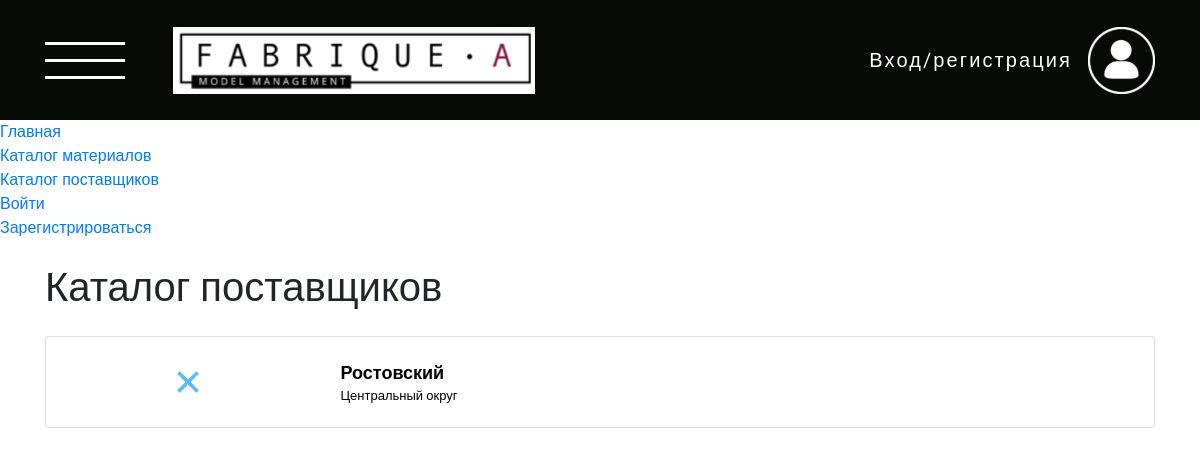
The page /cloth/supplier/ on the database as committed earlier.
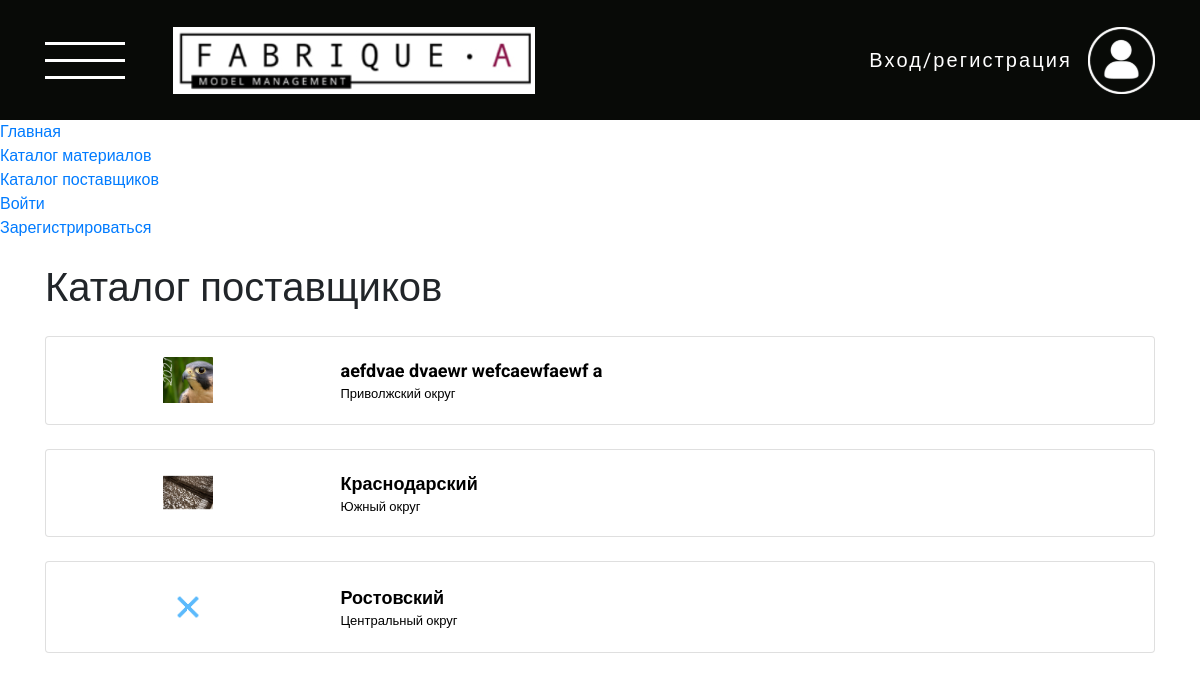
The same page on the database as committed later.
### cloth/models.py (models this page shows, shortened)
class Supplier(models.Model):
    DISTRICT = [
    ('cenral', 'Центральный'),
    ('northwest', 'Северо-западный'),
    ('ural', 'Уральский'),
    ('south', 'Южный'),
    ('privolzhsky', 'Приволжский'),
    ('fareastern', 'Дальневосточный'),
    ('siberian', 'Сибирский'),
]
    name = models.CharField(max_length=254, verbose_name=_("Название"))
    description = models.CharField(max_length=254, verbose_name=_("Описание"), null=True, blank=True)
    date_of_foundation = models.CharField(max_length=254, verbose_name=_("Дата основания"), null=True, blank=True)
    logo = models.ImageField(null=True, blank=True, verbose_name=_("Логотип"))
    district = models.CharField(_("Округ"), max_length=25, choices = DISTRICT)
    types_of_fabrics = models.CharField(_("Виды тканей"), max_length=254, null=True, blank=True)
    address = models.CharField(max_length=254, null=True, blank=True, verbose_name=_("Адрес"))
    phone = models.CharField(max_length=254, null=True, blank=True, verbose_name=_("Номер телефона"))
    email = models.EmailField(_("E-mail"), max_length=254, null=True, blank=True)
    link_to_the_catalog = models.URLField(_("Ссылка на каталог"), max_length=200, null=True, blank=True)
    link_to_the_site = models.URLField(_("Ссылка на сайт"), max_length=200, null=True, blank=True)
    class Meta:
        verbose_name = _("Поставщик")
        verbose_name_plural = _("Поставщики")

### cloth/views.py (the view)
# urls.py: path("supplier/", SupplierListView.as_view(), name="supplier-list"),
class SupplierListView(ListView):
    model = Supplier
    template_name = "pages/supplier/list.html"
    def get_context_data(self, **kwargs):
        context = super().get_context_data(**kwargs)
        context['object_list'] = Supplier.objects.all().order_by('-id')
        return context

### templates/pages/supplier/list.html (shortened to what this page needs)
{% extends "base.html" %}
{% load static %}
{% block header %}
  {% include 'include/header.html' %}
{% endblock header %}
{% block content %}
  <section class="supplier-list">
    <div class="container">
      <div class="row">
        <div class="col-12 my-4">
          <h1>
            Каталог поставщиков
          </h1>
        </div>
        {% if object_list|length == 0 %}
          <div class="col-12 text-center">
            <h3>
              Пока ничего не добавлено
            </h3>
          </div>
        {% elif object_list|length > 0 %}
          {% for item in object_list %}
            <div class="col-12 mb-4">
              <a class="cloth-link" href="{% url 'cloth:supplier-detail' pk=item.pk %}">
                <div class="card h-100">
                  <div style="position: relative;" class="card-body">
                    <div class="row h-100">
                      <div class="col-3 d-flex align-items-center justify-content-center">
                        {% if item.logo %}
                          <img src="{{item.logo.url}}" alt="image" class="supplier-list__img">
                        {% endif %}
                      </div>
                      <div class="col-9 d-flex flex-column justify-content-center">
                        <p class="cloth-card-name">{{item.name}}</p>
                        <p class="supplier-list-district">{{item.get_district_display}} округ</p>
                      </div>
                    </div>
                  </div>
                </div>
              </a>
            </div>
          {% endfor %}
        {% endif %}
      </div>
    </div>
  </section>
{% endblock content %}

Rows that differ between the two databases and show on the page:
added Supplier: logo (picture), name "aefdvae dvaewr wefcaewfaewf a", district "Приволжский"
added Supplier: logo (picture), name "Краснодарский", district "Южный"
